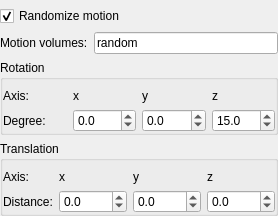
           <widget class="QFrame" name="m_MotionArtifactFrame">
            <property name="enabled">
             <bool>true</bool>
            </property>
            <property name="frameShape">
             <enum>QFrame::NoFrame</enum>
            </property>
            <property name="frameShadow">
             <enum>QFrame::Raised</enum>
            </property>
            <layout class="QGridLayout" name="gridLayout_18">
             <property name="leftMargin">
              <number>0</number>
             </property>
             <property name="topMargin">
              <number>6</number>
             </property>
             <property name="rightMargin">
              <number>0</number>
             </property>
             <property name="bottomMargin">
              <number>0</number>
             </property>
             <property name="horizontalSpacing">
              <number>6</number>
             </property>
             <item row="0" column="0">
              <widget class="QCheckBox" name="m_RandomMotion">
               <property name="toolTip">
                <string>Toggle between random movement and linear movement.</string>
               </property>
               <property name="text">
                <string>Randomize motion</string>
               </property>
               <property name="checked">
                <bool>true</bool>
               </property>
              </widget>
             </item>
             <item row="3" column="0">
              <widget class="QGroupBox" name="m_RotationArtifactFrame">
               <property name="title">
                <string>Rotation</string>
               </property>
               <layout class="QGridLayout" name="gridLayout_19">
                <property name="leftMargin">
                 <number>0</number>
                </property>
                <property name="topMargin">
                 <number>9</number>
                </property>
                <property name="rightMargin">
                 <number>0</number>
                </property>
                <property name="bottomMargin">
                 <number>0</number>
                </property>
                <item row="1" column="0">
                 <widget class="QLabel" name="m_TensorsToDWIBValueLabel_36">
                  <property name="toolTip">
                   <string/>
                  </property>
                  <property name="statusTip">
                   <string/>
                  </property>
                  <property name="whatsThis">
                   <string/>
                  </property>
                  <property name="text">
                   <string>Degree:</string>
                  </property>
                  <property name="wordWrap">
                   <bool>false</bool>
                  </property>
                 </widget>
                </item>
                <item row="0" column="1">
                 <widget class="QLabel" name="m_TensorsToDWIBValueLabel_29">
                  <property name="toolTip">
                   <string/>
                  </property>
                  <property name="statusTip">
                   <string/>
                  </property>
                  <property name="whatsThis">
                   <string/>
                  </property>
                  <property name="text">
                   <string>x</string>
                  </property>
                  <property name="wordWrap">
                   <bool>false</bool>
                  </property>
                 </widget>
                </item>
                <item row="0" column="0">
                 <widget class="QLabel" name="m_TensorsToDWIBValueLabel_28">
                  <property name="toolTip">
                   <string/>
                  </property>
                  <property name="statusTip">
                   <string/>
                  </property>
                  <property name="whatsThis">
                   <string/>
                  </property>
                  <property name="text">
                   <string>Axis:</string>
                  </property>
                  <property name="wordWrap">
                   <bool>false</bool>
                  </property>
                 </widget>
                </item>
                <item row="1" column="1">
                 <widget class="QDoubleSpinBox" name="m_MaxRotationBoxX">
                  <property name="toolTip">
                   <string>Maximum rotation around x-axis.</string>
                  </property>
                  <property name="decimals">
                   <number>1</number>
                  </property>
                  <property name="minimum">
                   <double>-360.000000000000000</double>
                  </property>
                  <property name="maximum">
                   <double>360.000000000000000</double>
                  </property>
                  <property name="singleStep">
                   <double>1.000000000000000</double>
                  </property>
                  <property name="value">
                   <double>0.000000000000000</double>
                  </property>
                 </widget>
                </item>
                <item row="1" column="3">
                 <widget class="QDoubleSpinBox" name="m_MaxRotationBoxZ">
                  <property name="toolTip">
                   <string>Maximum rotation around z-axis.</string>
                  </property>
                  <property name="decimals">
                   <number>1</number>
                  </property>
                  <property name="minimum">
                   <double>-360.000000000000000</double>
                  </property>
                  <property name="maximum">
                   <double>360.000000000000000</double>
                  </property>
                  <property name="singleStep">
                   <double>1.000000000000000</double>
                  </property>
                  <property name="value">
                   <double>15.000000000000000</double>
                  </property>
                 </widget>
                </item>
                <item row="0" column="2">
                 <widget class="QLabel" name="m_TensorsToDWIBValueLabel_30">
                  <property name="toolTip">
                   <string/>
                  </property>
                  <property name="statusTip">
                   <string/>
                  </property>
                  <property name="whatsThis">
                   <string/>
                  </property>
                  <property name="text">
                   <string>y</string>
                  </property>
                  <property name="wordWrap">
                   <bool>false</bool>
                  </property>
                 </widget>
                </item>
                <item row="0" column="3">
                 <widget class="QLabel" name="m_TensorsToDWIBValueLabel_31">
                  <property name="toolTip">
                   <string/>
                  </property>
                  <property name="statusTip">
                   <string/>
                  </property>
                  <property name="whatsThis">
                   <string/>
                  </property>
                  <property name="text">
                   <string>z</string>
                  </property>
                  <property name="wordWrap">
                   <bool>false</bool>
                  </property>
                 </widget>
                </item>
                <item row="1" column="2">
                 <widget class="QDoubleSpinBox" name="m_MaxRotationBoxY">
                  <property name="toolTip">
                   <string>Maximum rotation around y-axis.</string>
                  </property>
                  <property name="decimals">
                   <number>1</number>
                  </property>
                  <property name="minimum">
                   <double>-360.000000000000000</double>
                  </property>
                  <property name="maximum">
                   <double>360.000000000000000</double>
                  </property>
                  <property name="singleStep">
                   <double>1.000000000000000</double>
                  </property>
                  <property name="value">
                   <double>0.000000000000000</double>
                  </property>
                 </widget>
                </item>
               </layout>
              </widget>
             </item>
             <item row="4" column="0">
              <widget class="QGroupBox" name="m_TranslationArtifactFrame">
               <property name="title">
                <string>Translation</string>
               </property>
               <layout class="QGridLayout" name="gridLayout_28">
                <property name="leftMargin">
                 <number>0</number>
                </property>
                <property name="rightMargin">
                 <number>0</number>
                </property>
                <property name="bottomMargin">
                 <number>0</number>
                </property>
                <item row="1" column="0">
                 <widget class="QLabel" name="m_TensorsToDWIBValueLabel_48">
                  <property name="toolTip">
                   <string/>
                  </property>
                  <property name="statusTip">
                   <string/>
                  </property>
                  <property name="whatsThis">
                   <string/>
                  </property>
                  <property name="text">
                   <string>Distance:</string>
                  </property>
                  <property name="wordWrap">
                   <bool>false</bool>
                  </property>
                 </widget>
                </item>
                <item row="0" column="1">
                 <widget class="QLabel" name="m_TensorsToDWIBValueLabel_51">
                  <property name="toolTip">
                   <string/>
                  </property>
                  <property name="statusTip">
                   <string/>
                  </property>
                  <property name="whatsThis">
                   <string/>
                  </property>
                  <property name="text">
                   <string>x</string>
                  </property>
                  <property name="wordWrap">
                   <bool>false</bool>
                  </property>
                 </widget>
                </item>
                <item row="0" column="2">
                 <widget class="QLabel" name="m_TensorsToDWIBValueLabel_52">
                  <property name="toolTip">
                   <string/>
                  </property>
                  <property name="statusTip">
                   <string/>
                  </property>
                  <property name="whatsThis">
                   <string/>
                  </property>
                  <property name="text">
                   <string>y</string>
                  </property>
                  <property name="wordWrap">
                   <bool>false</bool>
                  </property>
                 </widget>
                </item>
                <item row="0" column="0">
                 <widget class="QLabel" name="m_TensorsToDWIBValueLabel_47">
                  <property name="toolTip">
                   <string/>
                  </property>
                  <property name="statusTip">
                   <string/>
                  </property>
                  <property name="whatsThis">
                   <string/>
                  </property>
                  <property name="text">
                   <string>Axis:</string>
                  </property>
                  <property name="wordWrap">
                   <bool>false</bool>
                  </property>
                 </widget>
                </item>
                <item row="0" column="3">
                 <widget class="QLabel" name="m_TensorsToDWIBValueLabel_53">
                  <property name="toolTip">
                   <string/>
                  </property>
                  <property name="statusTip">
                   <string/>
                  </property>
                  <property name="whatsThis">
                   <string/>
                  </property>
                  <property name="text">
                   <string>z</string>
                  </property>
                  <property name="wordWrap">
                   <bool>false</bool>
                  </property>
                 </widget>
                </item>
                <item row="1" column="1">
                 <widget class="QDoubleSpinBox" name="m_MaxTranslationBoxX">
                  <property name="toolTip">
                   <string>Maximum translation along x-axis.</string>
                  </property>
                  <property name="decimals">
                   <number>1</number>
                  </property>
                  <property name="minimum">
                   <double>-1000.000000000000000</double>
                  </property>
                  <property name="maximum">
                   <double>1000.000000000000000</double>
                  </property>
                  <property name="singleStep">
                   <double>1.000000000000000</double>
                  </property>
                  <property name="value">
                   <double>0.000000000000000</double>
                  </property>
                 </widget>
                </item>
                <item row="1" column="2">
                 <widget class="QDoubleSpinBox" name="m_MaxTranslationBoxY">
                  <property name="toolTip">
                   <string>Maximum translation along y-axis.</string>
                  </property>
                  <property name="decimals">
                   <number>1</number>
                  </property>
                  <property name="minimum">
                   <double>-1000.000000000000000</double>
                  </property>
                  <property name="maximum">
                   <double>1000.000000000000000</double>
                  </property>
                  <property name="singleStep">
                   <double>1.000000000000000</double>
                  </property>
                  <property name="value">
                   <double>0.000000000000000</double>
                  </property>
                 </widget>
                </item>
                <item row="1" column="3">
                 <widget class="QDoubleSpinBox" name="m_MaxTranslationBoxZ">
                  <property name="toolTip">
                   <string>Maximum translation along z-axis.</string>
                  </property>
                  <property name="decimals">
                   <number>1</number>
                  </property>
                  <property name="minimum">
                   <double>-1000.000000000000000</double>
                  </property>
                  <property name="maximum">
                   <double>1000.000000000000000</double>
                  </property>
                  <property name="singleStep">
                   <double>1.000000000000000</double>
                  </property>
                  <property name="value">
                   <double>0.000000000000000</double>
                  </property>
                 </widget>
                </item>
               </layout>
              </widget>
             </item>
             <item row="2" column="0">
              <widget class="QFrame" name="frame_7">
               <property name="frameShape">
                <enum>QFrame::NoFrame</enum>
               </property>
               <property name="frameShadow">
                <enum>QFrame::Raised</enum>
               </property>
               <layout class="QGridLayout" name="gridLayout_31">
                <property name="leftMargin">
                 <number>0</number>
                </property>
                <property name="topMargin">
                 <number>0</number>
                </property>
                <property name="rightMargin">
                 <number>0</number>
                </property>
                <property name="bottomMargin">
                 <number>0</number>
                </property>
                <item row="0" column="0">
                 <widget class="QLabel" name="label_3">
                  <property name="text">
                   <string>Motion volumes:</string>
                  </property>
                 </widget>
                </item>
                <item row="0" column="1">
                 <widget class="QLineEdit" name="m_MotionVolumesBox">
                  <property name="toolTip">
                   <string>Type in the volume indices that should be affected by motion (e.g. &quot;0 3 7&quot; whithout quotation marks). Leave blank for motion in all volumes. Type in &quot;random&quot; to randomly select volumes for motion. A list of negative numbers (e.g. -1 -2 -3) excludes volumes (e.g. 1 2 3) selects all remaining volumes. </string>
                  </property>
                  <property name="text">
                   <string>random</string>
                  </property>
                 </widget>
                </item>
               </layout>
              </widget>
             </item>
            </layout>
           </widget>
